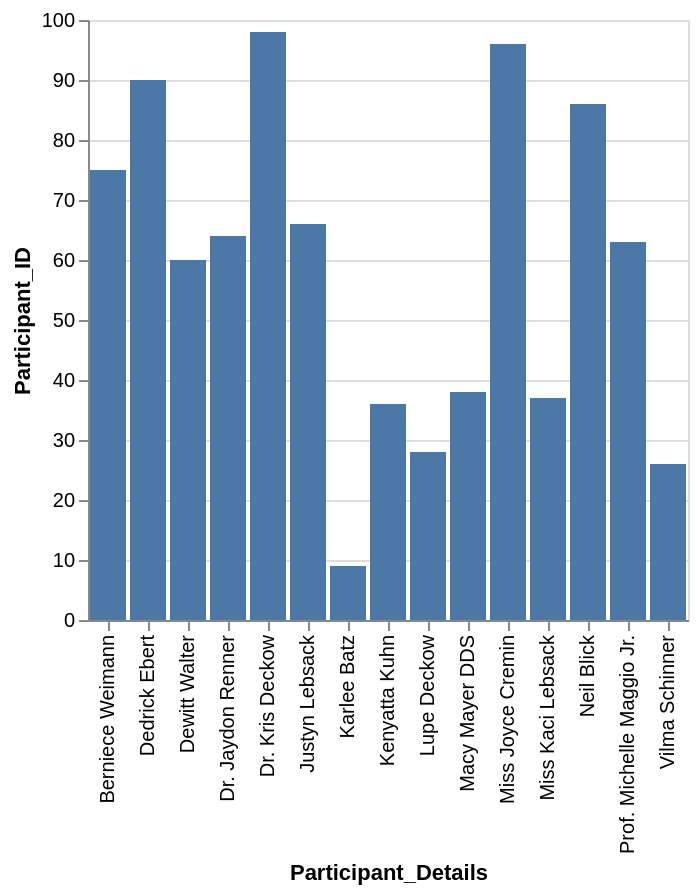

Describe this chart as a Vega-Lite specification.
### Vega-Lite specification from a JSON file in a GitHub repository (floating-point values rounded to 4 significant figures)
{"data": {"values": [{"x_data": "Berniece Weimann", "y_data": 75}, {"x_data": "Dedrick Ebert", "y_data": 90}, {"x_data": "Dewitt Walter", "y_data": 60}, {"x_data": "Dr. Jaydon Renner", "y_data": 64}, {"x_data": "Dr. Kris Deckow", "y_data": 98}, {"x_data": "Justyn Lebsack", "y_data": 66}, {"x_data": "Karlee Batz", "y_data": 9}, {"x_data": "Kenyatta Kuhn", "y_data": 36}, {"x_data": "Lupe Deckow", "y_data": 28}, {"x_data": "Macy Mayer DDS", "y_data": 38}, {"x_data": "Miss Joyce Cremin", "y_data": 96}, {"x_data": "Miss Kaci Lebsack", "y_data": 37}, {"x_data": "Neil Blick", "y_data": 86}, {"x_data": "Prof. Michelle Maggio Jr.", "y_data": 63}, {"x_data": "Vilma Schinner", "y_data": 26}]}, "mark": "bar", "encoding": {"x": {"field": "x_data", "type": "nominal", "title": "Participant_Details", "sort": "ascending"}, "y": {"field": "y_data", "type": "quantitative", "title": "Participant_ID"}}}
